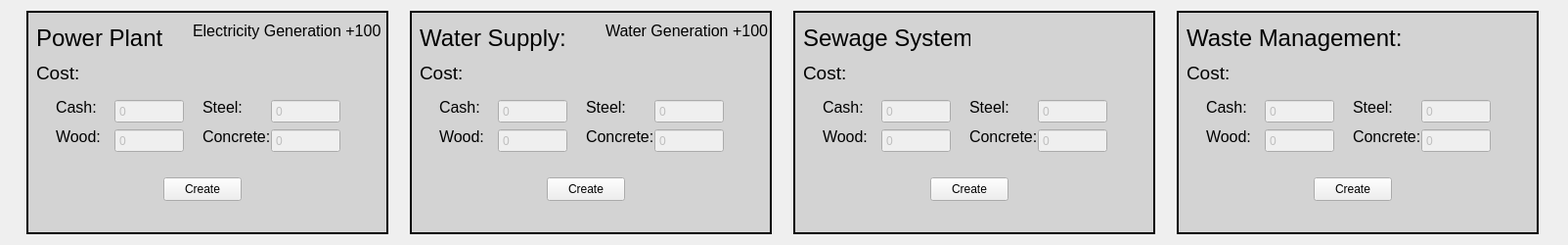
            <widget class="QWidget" name="scrollAreaWidgetContents_8">
             <property name="geometry">
              <rect>
               <x>0</x>
               <y>0</y>
               <width>1603</width>
               <height>250</height>
              </rect>
             </property>
             <layout class="QHBoxLayout" name="horizontalLayout_13">
              <item>
               <widget class="QFrame" name="frmUtilPower">
                <property name="minimumSize">
                 <size>
                  <width>370</width>
                  <height>0</height>
                 </size>
                </property>
                <property name="maximumSize">
                 <size>
                  <width>370</width>
                  <height>16777215</height>
                 </size>
                </property>
                <property name="styleSheet">
                 <string notr="true">#frmUtilPower {
	background-color: rgb(211, 211, 211);
	border: 2px solid black;
}</string>
                </property>
                <property name="frameShape">
                 <enum>QFrame::StyledPanel</enum>
                </property>
                <property name="frameShadow">
                 <enum>QFrame::Raised</enum>
                </property>
                <widget class="QPushButton" name="btnUtilPower">
                 <property name="geometry">
                  <rect>
                   <x>140</x>
                   <y>170</y>
                   <width>80</width>
                   <height>24</height>
                  </rect>
                 </property>
                 <property name="text">
                  <string>Create</string>
                 </property>
                </widget>
                <widget class="QLabel" name="label_162">
                 <property name="geometry">
                  <rect>
                   <x>10</x>
                   <y>10</y>
                   <width>131</width>
                   <height>35</height>
                  </rect>
                 </property>
                 <property name="font">
                  <font>
                   <pointsize>18</pointsize>
                  </font>
                 </property>
                 <property name="text">
                  <string>Power Plant:</string>
                 </property>
                </widget>
                <widget class="QLabel" name="label_163">
                 <property name="geometry">
                  <rect>
                   <x>10</x>
                   <y>55</y>
                   <width>49</width>
                   <height>16</height>
                  </rect>
                 </property>
                 <property name="font">
                  <font>
                   <pointsize>14</pointsize>
                  </font>
                 </property>
                 <property name="text">
                  <string>Cost:</string>
                 </property>
                </widget>
                <widget class="QSpinBox" name="spnUtilPowerWood">
                 <property name="enabled">
                  <bool>false</bool>
                 </property>
                 <property name="geometry">
                  <rect>
                   <x>90</x>
                   <y>120</y>
                   <width>71</width>
                   <height>25</height>
                  </rect>
                 </property>
                 <property name="buttonSymbols">
                  <enum>QAbstractSpinBox::NoButtons</enum>
                 </property>
                 <property name="minimum">
                  <number>0</number>
                 </property>
                 <property name="maximum">
                  <number>1000000</number>
                 </property>
                </widget>
                <widget class="QLabel" name="label_164">
                 <property name="geometry">
                  <rect>
                   <x>30</x>
                   <y>120</y>
                   <width>49</width>
                   <height>16</height>
                  </rect>
                 </property>
                 <property name="font">
                  <font>
                   <pointsize>12</pointsize>
                  </font>
                 </property>
                 <property name="text">
                  <string>Wood:</string>
                 </property>
                </widget>
                <widget class="QSpinBox" name="spnUtilPowerSteel">
                 <property name="enabled">
                  <bool>false</bool>
                 </property>
                 <property name="geometry">
                  <rect>
                   <x>250</x>
                   <y>90</y>
                   <width>71</width>
                   <height>25</height>
                  </rect>
                 </property>
                 <property name="buttonSymbols">
                  <enum>QAbstractSpinBox::NoButtons</enum>
                 </property>
                 <property name="minimum">
                  <number>0</number>
                 </property>
                 <property name="maximum">
                  <number>1000000</number>
                 </property>
                </widget>
                <widget class="QLabel" name="label_165">
                 <property name="geometry">
                  <rect>
                   <x>180</x>
                   <y>90</y>
                   <width>49</width>
                   <height>16</height>
                  </rect>
                 </property>
                 <property name="font">
                  <font>
                   <pointsize>12</pointsize>
                  </font>
                 </property>
                 <property name="text">
                  <string>Steel:</string>
                 </property>
                </widget>
                <widget class="QLabel" name="label_166">
                 <property name="geometry">
                  <rect>
                   <x>180</x>
                   <y>120</y>
                   <width>71</width>
                   <height>16</height>
                  </rect>
                 </property>
                 <property name="font">
                  <font>
                   <pointsize>12</pointsize>
                  </font>
                 </property>
                 <property name="text">
                  <string>Concrete:</string>
                 </property>
                </widget>
                <widget class="QSpinBox" name="spnUtilPowerConcrete">
                 <property name="enabled">
                  <bool>false</bool>
                 </property>
                 <property name="geometry">
                  <rect>
                   <x>250</x>
                   <y>120</y>
                   <width>71</width>
                   <height>25</height>
                  </rect>
                 </property>
                 <property name="buttonSymbols">
                  <enum>QAbstractSpinBox::NoButtons</enum>
                 </property>
                 <property name="minimum">
                  <number>0</number>
                 </property>
                 <property name="maximum">
                  <number>1000000</number>
                 </property>
                </widget>
                <widget class="QSpinBox" name="spnUtilPowerCost">
                 <property name="enabled">
                  <bool>false</bool>
                 </property>
                 <property name="geometry">
                  <rect>
                   <x>90</x>
                   <y>90</y>
                   <width>71</width>
                   <height>25</height>
                  </rect>
                 </property>
                 <property name="buttonSymbols">
                  <enum>QAbstractSpinBox::NoButtons</enum>
                 </property>
                 <property name="minimum">
                  <number>0</number>
                 </property>
                 <property name="maximum">
                  <number>1000000</number>
                 </property>
                </widget>
                <widget class="QLabel" name="label_167">
                 <property name="geometry">
                  <rect>
                   <x>30</x>
                   <y>90</y>
                   <width>49</width>
                   <height>16</height>
                  </rect>
                 </property>
                 <property name="font">
                  <font>
                   <pointsize>12</pointsize>
                  </font>
                 </property>
                 <property name="text">
                  <string>Cash:</string>
                 </property>
                </widget>
                <widget class="QLabel" name="label_168">
                 <property name="geometry">
                  <rect>
                   <x>170</x>
                   <y>0</y>
                   <width>201</width>
                   <height>41</height>
                  </rect>
                 </property>
                 <property name="font">
                  <font>
                   <pointsize>12</pointsize>
                  </font>
                 </property>
                 <property name="text">
                  <string>Electricity Generation +100</string>
                 </property>
                </widget>
               </widget>
              </item>
              <item>
               <widget class="QFrame" name="frmUtilWater">
                <property name="minimumSize">
                 <size>
                  <width>370</width>
                  <height>0</height>
                 </size>
                </property>
                <property name="maximumSize">
                 <size>
                  <width>370</width>
                  <height>16777215</height>
                 </size>
                </property>
                <property name="styleSheet">
                 <string notr="true">#frmUtilWater {
	background-color: rgb(211, 211, 211);
	border: 2px solid black;
}</string>
                </property>
                <property name="frameShape">
                 <enum>QFrame::StyledPanel</enum>
                </property>
                <property name="frameShadow">
                 <enum>QFrame::Raised</enum>
                </property>
                <widget class="QPushButton" name="btnUtilWater">
                 <property name="geometry">
                  <rect>
                   <x>140</x>
                   <y>170</y>
                   <width>80</width>
                   <height>24</height>
                  </rect>
                 </property>
                 <property name="text">
                  <string>Create</string>
                 </property>
                </widget>
                <widget class="QLabel" name="label_333">
                 <property name="geometry">
                  <rect>
                   <x>10</x>
                   <y>10</y>
                   <width>151</width>
                   <height>35</height>
                  </rect>
                 </property>
                 <property name="font">
                  <font>
                   <pointsize>18</pointsize>
                  </font>
                 </property>
                 <property name="text">
                  <string>Water Supply:</string>
                 </property>
                </widget>
                <widget class="QLabel" name="label_334">
                 <property name="geometry">
                  <rect>
                   <x>10</x>
                   <y>55</y>
                   <width>49</width>
                   <height>16</height>
                  </rect>
                 </property>
                 <property name="font">
                  <font>
                   <pointsize>14</pointsize>
                  </font>
                 </property>
                 <property name="text">
                  <string>Cost:</string>
                 </property>
                </widget>
                <widget class="QSpinBox" name="spnUtilWaterWood">
                 <property name="enabled">
                  <bool>false</bool>
                 </property>
                 <property name="geometry">
                  <rect>
                   <x>90</x>
                   <y>120</y>
                   <width>71</width>
                   <height>25</height>
                  </rect>
                 </property>
                 <property name="buttonSymbols">
                  <enum>QAbstractSpinBox::NoButtons</enum>
                 </property>
                 <property name="minimum">
                  <number>0</number>
                 </property>
                 <property name="maximum">
                  <number>1000000</number>
                 </property>
                </widget>
                <widget class="QLabel" name="label_335">
                 <property name="geometry">
                  <rect>
                   <x>30</x>
                   <y>120</y>
                   <width>49</width>
                   <height>16</height>
                  </rect>
                 </property>
                 <property name="font">
                  <font>
                   <pointsize>12</pointsize>
                  </font>
                 </property>
                 <property name="text">
                  <string>Wood:</string>
                 </property>
                </widget>
                <widget class="QSpinBox" name="spnUtilWaterSteel">
                 <property name="enabled">
                  <bool>false</bool>
                 </property>
                 <property name="geometry">
                  <rect>
                   <x>250</x>
                   <y>90</y>
                   <width>71</width>
                   <height>25</height>
                  </rect>
                 </property>
                 <property name="buttonSymbols">
                  <enum>QAbstractSpinBox::NoButtons</enum>
                 </property>
                 <property name="minimum">
                  <number>0</number>
                 </property>
                 <property name="maximum">
                  <number>1000000</number>
                 </property>
                </widget>
                <widget class="QLabel" name="label_336">
                 <property name="geometry">
                  <rect>
                   <x>180</x>
                   <y>90</y>
                   <width>49</width>
                   <height>16</height>
                  </rect>
                 </property>
                 <property name="font">
                  <font>
                   <pointsize>12</pointsize>
                  </font>
                 </property>
                 <property name="text">
                  <string>Steel:</string>
                 </property>
                </widget>
                <widget class="QLabel" name="label_337">
                 <property name="geometry">
                  <rect>
                   <x>180</x>
                   <y>120</y>
                   <width>71</width>
                   <height>16</height>
                  </rect>
                 </property>
                 <property name="font">
                  <font>
                   <pointsize>12</pointsize>
                  </font>
                 </property>
                 <property name="text">
                  <string>Concrete:</string>
                 </property>
                </widget>
                <widget class="QSpinBox" name="spnUtilWaterConcrete">
                 <property name="enabled">
                  <bool>false</bool>
                 </property>
                 <property name="geometry">
                  <rect>
                   <x>250</x>
                   <y>120</y>
                   <width>71</width>
                   <height>25</height>
                  </rect>
                 </property>
                 <property name="buttonSymbols">
                  <enum>QAbstractSpinBox::NoButtons</enum>
                 </property>
                 <property name="minimum">
                  <number>0</number>
                 </property>
                 <property name="maximum">
                  <number>1000000</number>
                 </property>
                </widget>
                <widget class="QSpinBox" name="spnUtilWaterCost">
                 <property name="enabled">
                  <bool>false</bool>
                 </property>
                 <property name="geometry">
                  <rect>
                   <x>90</x>
                   <y>90</y>
                   <width>71</width>
                   <height>25</height>
                  </rect>
                 </property>
                 <property name="buttonSymbols">
                  <enum>QAbstractSpinBox::NoButtons</enum>
                 </property>
                 <property name="minimum">
                  <number>0</number>
                 </property>
                 <property name="maximum">
                  <number>1000000</number>
                 </property>
                </widget>
                <widget class="QLabel" name="label_338">
                 <property name="geometry">
                  <rect>
                   <x>30</x>
                   <y>90</y>
                   <width>49</width>
                   <height>16</height>
                  </rect>
                 </property>
                 <property name="font">
                  <font>
                   <pointsize>12</pointsize>
                  </font>
                 </property>
                 <property name="text">
                  <string>Cash:</string>
                 </property>
                </widget>
                <widget class="QLabel" name="label_339">
                 <property name="geometry">
                  <rect>
                   <x>200</x>
                   <y>0</y>
                   <width>171</width>
                   <height>41</height>
                  </rect>
                 </property>
                 <property name="font">
                  <font>
                   <pointsize>12</pointsize>
                  </font>
                 </property>
                 <property name="text">
                  <string>Water Generation +100</string>
                 </property>
                </widget>
               </widget>
              </item>
              <item>
               <widget class="QFrame" name="frmUtilSewage">
                <property name="minimumSize">
                 <size>
                  <width>370</width>
                  <height>0</height>
                 </size>
                </property>
                <property name="maximumSize">
                 <size>
                  <width>370</width>
                  <height>16777215</height>
                 </size>
                </property>
                <property name="styleSheet">
                 <string notr="true">#frmUtilSewage{
	background-color: rgb(211, 211, 211);
	border: 2px solid black;
}</string>
                </property>
                <property name="frameShape">
                 <enum>QFrame::StyledPanel</enum>
                </property>
                <property name="frameShadow">
                 <enum>QFrame::Raised</enum>
                </property>
                <widget class="QPushButton" name="btnUtilSewage">
                 <property name="geometry">
                  <rect>
                   <x>140</x>
                   <y>170</y>
                   <width>80</width>
                   <height>24</height>
                  </rect>
                 </property>
                 <property name="text">
                  <string>Create</string>
                 </property>
                </widget>
                <widget class="QLabel" name="label_319">
                 <property name="geometry">
                  <rect>
                   <x>10</x>
                   <y>10</y>
                   <width>171</width>
                   <height>35</height>
                  </rect>
                 </property>
                 <property name="font">
                  <font>
                   <pointsize>18</pointsize>
                  </font>
                 </property>
                 <property name="text">
                  <string>Sewage System:</string>
                 </property>
                </widget>
                <widget class="QLabel" name="label_320">
                 <property name="geometry">
                  <rect>
                   <x>10</x>
                   <y>55</y>
                   <width>49</width>
                   <height>16</height>
                  </rect>
                 </property>
                 <property name="font">
                  <font>
                   <pointsize>14</pointsize>
                  </font>
                 </property>
                 <property name="text">
                  <string>Cost:</string>
                 </property>
                </widget>
                <widget class="QSpinBox" name="spnUtilSewageWood">
                 <property name="enabled">
                  <bool>false</bool>
                 </property>
                 <property name="geometry">
                  <rect>
                   <x>90</x>
                   <y>120</y>
                   <width>71</width>
                   <height>25</height>
                  </rect>
                 </property>
                 <property name="buttonSymbols">
                  <enum>QAbstractSpinBox::NoButtons</enum>
                 </property>
                 <property name="minimum">
                  <number>0</number>
                 </property>
                 <property name="maximum">
                  <number>1000000</number>
                 </property>
                </widget>
                <widget class="QLabel" name="label_321">
                 <property name="geometry">
                  <rect>
                   <x>30</x>
                   <y>120</y>
                   <width>49</width>
                   <height>16</height>
                  </rect>
                 </property>
                 <property name="font">
                  <font>
                   <pointsize>12</pointsize>
                  </font>
                 </property>
                 <property name="text">
                  <string>Wood:</string>
                 </property>
                </widget>
                <widget class="QSpinBox" name="spnUtilSewageSteel">
                 <property name="enabled">
                  <bool>false</bool>
                 </property>
                 <property name="geometry">
                  <rect>
                   <x>250</x>
                   <y>90</y>
                   <width>71</width>
                   <height>25</height>
                  </rect>
                 </property>
                 <property name="buttonSymbols">
                  <enum>QAbstractSpinBox::NoButtons</enum>
                 </property>
                 <property name="minimum">
                  <number>0</number>
                 </property>
                 <property name="maximum">
                  <number>1000000</number>
                 </property>
                </widget>
                <widget class="QLabel" name="label_322">
                 <property name="geometry">
                  <rect>
                   <x>180</x>
                   <y>90</y>
                   <width>49</width>
                   <height>16</height>
                  </rect>
                 </property>
                 <property name="font">
                  <font>
                   <pointsize>12</pointsize>
                  </font>
                 </property>
                 <property name="text">
                  <string>Steel:</string>
                 </property>
                </widget>
                <widget class="QLabel" name="label_323">
                 <property name="geometry">
                  <rect>
                   <x>180</x>
                   <y>120</y>
                   <width>71</width>
                   <height>16</height>
                  </rect>
                 </property>
                 <property name="font">
                  <font>
                   <pointsize>12</pointsize>
                  </font>
                 </property>
                 <property name="text">
                  <string>Concrete:</string>
                 </property>
                </widget>
                <widget class="QSpinBox" name="spnUtilSewageConcrete">
                 <property name="enabled">
                  <bool>false</bool>
                 </property>
                 <property name="geometry">
                  <rect>
                   <x>250</x>
                   <y>120</y>
                   <width>71</width>
                   <height>25</height>
                  </rect>
                 </property>
                 <property name="buttonSymbols">
                  <enum>QAbstractSpinBox::NoButtons</enum>
                 </property>
                 <property name="minimum">
                  <number>0</number>
                 </property>
                 <property name="maximum">
                  <number>1000000</number>
                 </property>
                </widget>
                <widget class="QSpinBox" name="spnUtilSewageCost">
                 <property name="enabled">
                  <bool>false</bool>
                 </property>
                 <property name="geometry">
                  <rect>
                   <x>90</x>
                   <y>90</y>
                   <width>71</width>
                   <height>25</height>
                  </rect>
                 </property>
                 <property name="buttonSymbols">
                  <enum>QAbstractSpinBox::NoButtons</enum>
                 </property>
                 <property name="minimum">
                  <number>0</number>
                 </property>
                 <property name="maximum">
                  <number>1000000</number>
                 </property>
                </widget>
                <widget class="QLabel" name="label_324">
                 <property name="geometry">
                  <rect>
                   <x>30</x>
                   <y>90</y>
                   <width>49</width>
                   <height>16</height>
                  </rect>
                 </property>
                 <property name="font">
                  <font>
                   <pointsize>12</pointsize>
                  </font>
                 </property>
                 <property name="text">
                  <string>Cash:</string>
                 </property>
                </widget>
               </widget>
              </item>
              <item>
               <widget class="QFrame" name="frmUtilWaste">
                <property name="minimumSize">
                 <size>
                  <width>370</width>
                  <height>0</height>
                 </size>
                </property>
                <property name="maximumSize">
                 <size>
                  <width>370</width>
                  <height>16777215</height>
                 </size>
                </property>
                <property name="styleSheet">
                 <string notr="true">#frmUtilWaste {
	background-color: rgb(211, 211, 211);
	border: 2px solid black;
}</string>
                </property>
                <property name="frameShape">
                 <enum>QFrame::StyledPanel</enum>
                </property>
                <property name="frameShadow">
                 <enum>QFrame::Raised</enum>
                </property>
                <widget class="QPushButton" name="btnUtilWaste">
                 <property name="geometry">
                  <rect>
                   <x>140</x>
                   <y>170</y>
                   <width>80</width>
                   <height>24</height>
                  </rect>
                 </property>
                 <property name="text">
                  <string>Create</string>
                 </property>
                </widget>
                <widget class="QLabel" name="label_125">
                 <property name="geometry">
                  <rect>
                   <x>10</x>
                   <y>10</y>
                   <width>221</width>
                   <height>35</height>
                  </rect>
                 </property>
                 <property name="font">
                  <font>
                   <pointsize>18</pointsize>
                  </font>
                 </property>
                 <property name="text">
                  <string>Waste Management:</string>
                 </property>
                </widget>
                <widget class="QLabel" name="label_126">
                 <property name="geometry">
                  <rect>
                   <x>10</x>
                   <y>55</y>
                   <width>49</width>
                   <height>16</height>
                  </rect>
                 </property>
                 <property name="font">
                  <font>
                   <pointsize>14</pointsize>
                  </font>
                 </property>
                 <property name="text">
                  <string>Cost:</string>
                 </property>
                </widget>
                <widget class="QSpinBox" name="spnUtilWasteWood">
                 <property name="enabled">
                  <bool>false</bool>
                 </property>
                 <property name="geometry">
                  <rect>
                   <x>90</x>
                   <y>120</y>
                   <width>71</width>
                   <height>25</height>
                  </rect>
                 </property>
                 <property name="buttonSymbols">
                  <enum>QAbstractSpinBox::NoButtons</enum>
                 </property>
                 <property name="minimum">
                  <number>0</number>
                 </property>
                 <property name="maximum">
                  <number>1000000</number>
                 </property>
                </widget>
                <widget class="QLabel" name="label_133">
                 <property name="geometry">
                  <rect>
                   <x>30</x>
                   <y>120</y>
                   <width>49</width>
                   <height>16</height>
                  </rect>
                 </property>
                 <property name="font">
                  <font>
                   <pointsize>12</pointsize>
                  </font>
                 </property>
                 <property name="text">
                  <string>Wood:</string>
                 </property>
                </widget>
                <widget class="QSpinBox" name="spnUtilWasteSteel">
                 <property name="enabled">
                  <bool>false</bool>
                 </property>
                 <property name="geometry">
                  <rect>
                   <x>250</x>
                   <y>90</y>
                   <width>71</width>
                   <height>25</height>
                  </rect>
                 </property>
                 <property name="buttonSymbols">
                  <enum>QAbstractSpinBox::NoButtons</enum>
                 </property>
                 <property name="minimum">
                  <number>0</number>
                 </property>
                 <property name="maximum">
                  <number>1000000</number>
                 </property>
                </widget>
                <widget class="QLabel" name="label_134">
                 <property name="geometry">
                  <rect>
                   <x>180</x>
                   <y>90</y>
                   <width>49</width>
                   <height>16</height>
                  </rect>
                 </property>
                 <property name="font">
                  <font>
                   <pointsize>12</pointsize>
                  </font>
                 </property>
                 <property name="text">
                  <string>Steel:</string>
                 </property>
                </widget>
                <widget class="QLabel" name="label_159">
                 <property name="geometry">
                  <rect>
                   <x>180</x>
                   <y>120</y>
                   <width>71</width>
                   <height>16</height>
                  </rect>
                 </property>
                 <property name="font">
                  <font>
                   <pointsize>12</pointsize>
                  </font>
                 </property>
                 <property name="text">
                  <string>Concrete:</string>
                 </property>
                </widget>
                <widget class="QSpinBox" name="spnUtilWasteConcrete">
                 <property name="enabled">
                  <bool>false</bool>
                 </property>
                 <property name="geometry">
                  <rect>
                   <x>250</x>
                   <y>120</y>
                   <width>71</width>
                   <height>25</height>
                  </rect>
                 </property>
                 <property name="buttonSymbols">
                  <enum>QAbstractSpinBox::NoButtons</enum>
                 </property>
                 <property name="minimum">
                  <number>0</number>
                 </property>
                 <property name="maximum">
                  <number>1000000</number>
                 </property>
                </widget>
                <widget class="QSpinBox" name="spnUtilWasteCost">
                 <property name="enabled">
                  <bool>false</bool>
                 </property>
                 <property name="geometry">
                  <rect>
                   <x>90</x>
                   <y>90</y>
                   <width>71</width>
                   <height>25</height>
                  </rect>
                 </property>
                 <property name="buttonSymbols">
                  <enum>QAbstractSpinBox::NoButtons</enum>
                 </property>
                 <property name="minimum">
                  <number>0</number>
                 </property>
                 <property name="maximum">
                  <number>1000000</number>
                 </property>
                </widget>
                <widget class="QLabel" name="label_160">
                 <property name="geometry">
                  <rect>
                   <x>30</x>
                   <y>90</y>
                   <width>49</width>
                   <height>16</height>
                  </rect>
                 </property>
                 <property name="font">
                  <font>
                   <pointsize>12</pointsize>
                  </font>
                 </property>
                 <property name="text">
                  <string>Cash:</string>
                 </property>
                </widget>
               </widget>
              </item>
             </layout>
            </widget>
